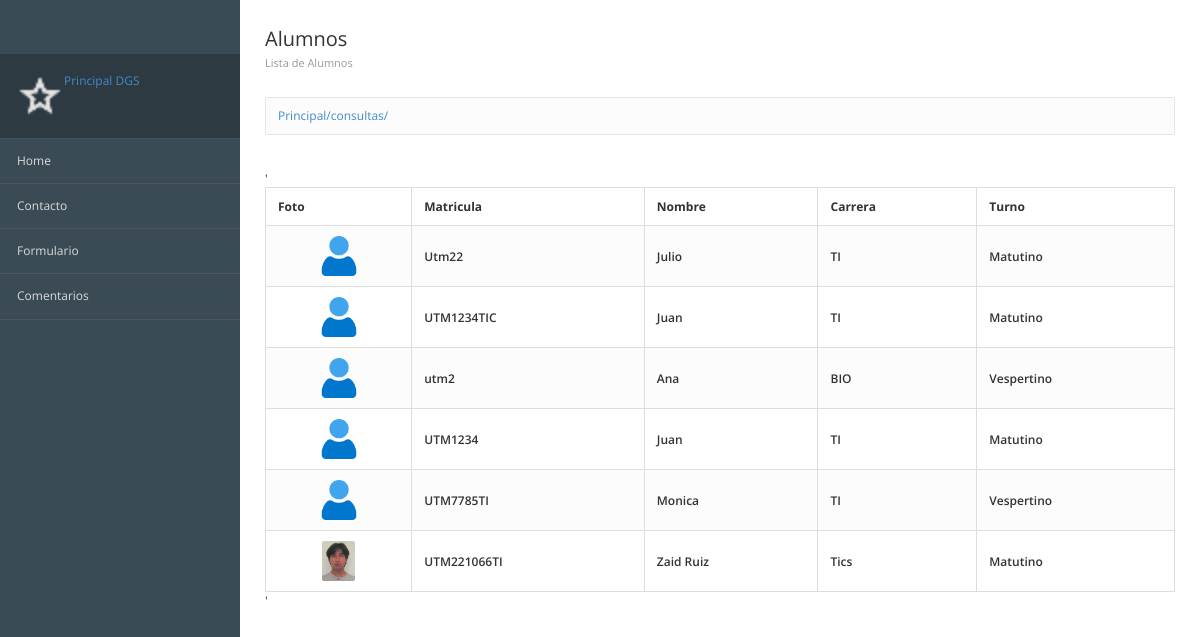
/consultas/, run on the app's committed database.
### registros/models.py (models this page shows, shortened)
class Alumnos(models.Model): #Define la estructura de nuestra tabla
    matricula = models.CharField(max_length=12, verbose_name="Mat") #Texto corto
    nombre = models.TextField() #Texto largo
    carrera = models.TextField()
    turno = models.CharField(max_length=10)
    imagen = models.ImageField(null=True, upload_to="fotos"
                        ,verbose_name="Fotorgrafia")
    created = models.DateTimeField(auto_now_add=True) #Fecha y tiempo de creacion
    updated = models.DateTimeField(auto_now=True)
    class Meta:
        verbose_name = 'Alumno'
        verbose_name_plural = 'Alumnos'
        ordering = ["-created"]

### registros/views.py (the view)
# urls.py: path("consultas/", views_registros.consultas, name="consultas"),
def consultas(request):
    alumnos = Alumnos.objects.all() # all recuperar todos los objetos del modelo (registros de la tabla alumnos)
    comentario = Comentario.objects.all()
    return render(request, "registros/consultas.html", {'alumnos': alumnos})

### registros/templates/registros/consultas.html (shortened to what this page needs)
{% extends "inicio/encabezado.html" %}
{% block encabezado %}
			<div class="page-header">
				<div class="page-title">
					<h3>Alumnos
				    <small>Lista de Alumnos </small></h3>
				</div>
			</div>
{% endblock encabezado %}
{% block contenido %}'
		<table class="table table-bordered table-striped">
			<thead>
				<tr>
					<th>Foto</th>
					<th>Matricula</th>
					<th>Nombre</th>
					<th>Carrera</th>
					<th>Turno</th>
				</tr>
			</thead>
			<tbody>
				{% for alumno in alumnos %}
					<tr>
						<td class="text-center">
							<img src = "{{alumno.imagen.url}}" alt="" class="img-media">
						</td>
						<td class="text-semibold">{{alumno.matricula}}</td>
						<td class="text-semibold">{{alumno.nombre}}</td>
						<td class="text-semibold">{{alumno.carrera}}</td>
						<td class="text-semibold">{{alumno.turno}}</td>
					</tr>
				{% endfor %}
			</tbody>
		</table>
        '
{% endblock %}

### inicio/static/inicio/css/londinium-theme.css (style rules this page uses)
.panel-toolbar:after, .page-header:after, .header-bar-stats .page-stats li:after, .panel-heading:after { content: ""; display: table; clear: both; }
html { height: 100%; }
body { font-family: 'Open Sans', sans-serif; font-size: 12px; position: relative; min-height: 100%; }
h1, h2, h3, h4, h5, h6, .h1, .h2, .h3, .h4, .h5, .h6 { font-weight: 600; line-height: 1.42857143; margin-top: 0; }
h3, .h3 { font-size: 20px; }
.text-semibold { font-weight: 600; }
.img-media { height: 40px; border-radius: 2px; }
.page-header { padding: 0; margin: 0; position: relative; border: 0; }
.page-header small { display: block; font-size: 11px; color: #999; margin: 8px 0 0 0; }
.page-title { float: left; }
.page-title h3 { padding: 29px 0; margin: 0; font-weight: 400; line-height: 20px; }
.table { margin-bottom: 0; }
.table > thead > tr > th { border-bottom-width: 1px; outline: 0; }
.table > thead > tr > th, .table > tbody > tr > th, .table > tfoot > tr > th, .table > thead > tr > td, .table > tbody > tr > td, .table > tfoot > tr > td { vertical-align: middle; padding: 10px 12px; }
.table-striped > tbody > tr:nth-child(odd) > td, .table-striped > tbody > tr:nth-child(odd) > th, .table-hover > tbody > tr:hover > td, .table-hover > tbody > tr:hover > th { background-color: #fcfcfc; }

### data on the page
Alumnos: imagen (picture), matricula "Utm22", nombre "Julio", carrera "TI", turno "Matutino"
Alumnos: imagen (picture), matricula "UTM1234TIC", nombre "Juan", carrera "TI", turno "Matutino"
Alumnos: imagen (picture), matricula "utm2", nombre "Ana", carrera "BIO", turno "Vespertino"
Alumnos: imagen (picture), matricula "UTM1234", nombre "Juan", carrera "TI", turno "Matutino"
Alumnos: imagen (picture), matricula "UTM7785TI", nombre "Monica", carrera "TI", turno "Vespertino"
Alumnos: imagen (picture), matricula "UTM221066TI", nombre "Zaid Ruiz", carrera "Tics", turno "Matutino"

### other printed values
{{ request.path }} "/consultas/"
